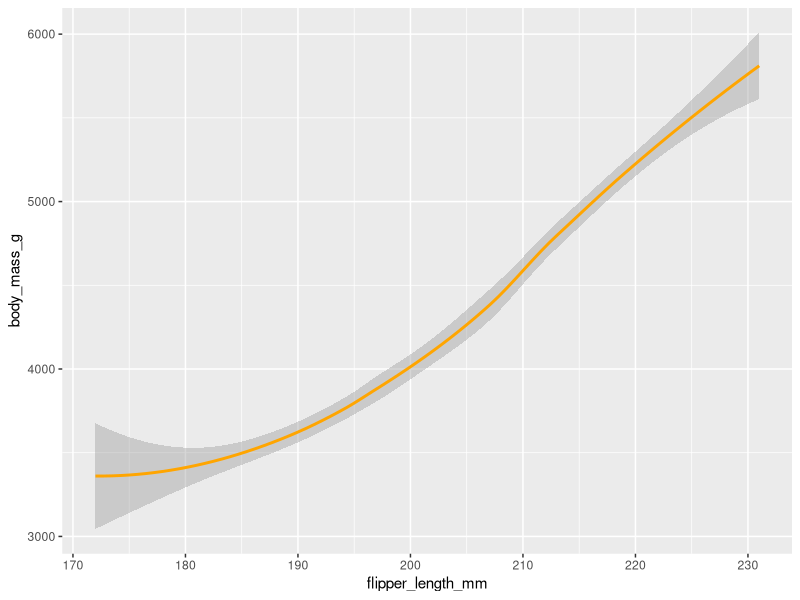
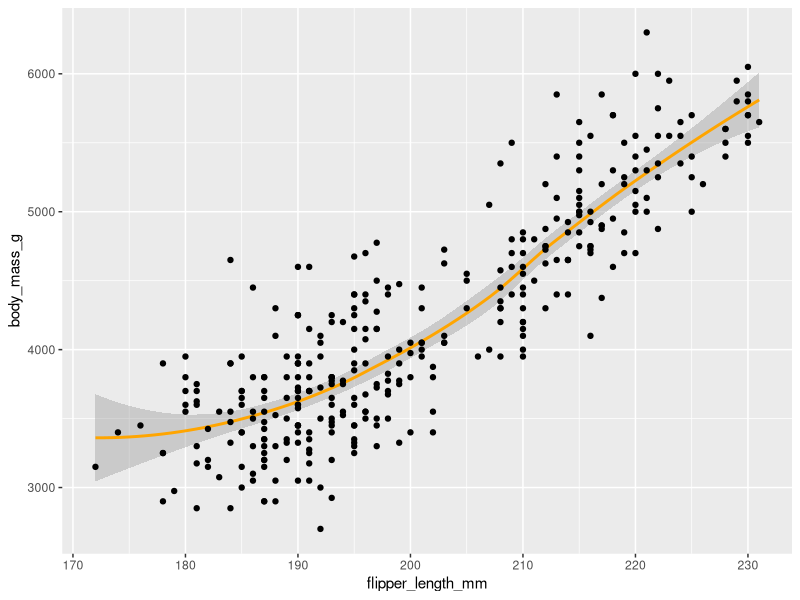
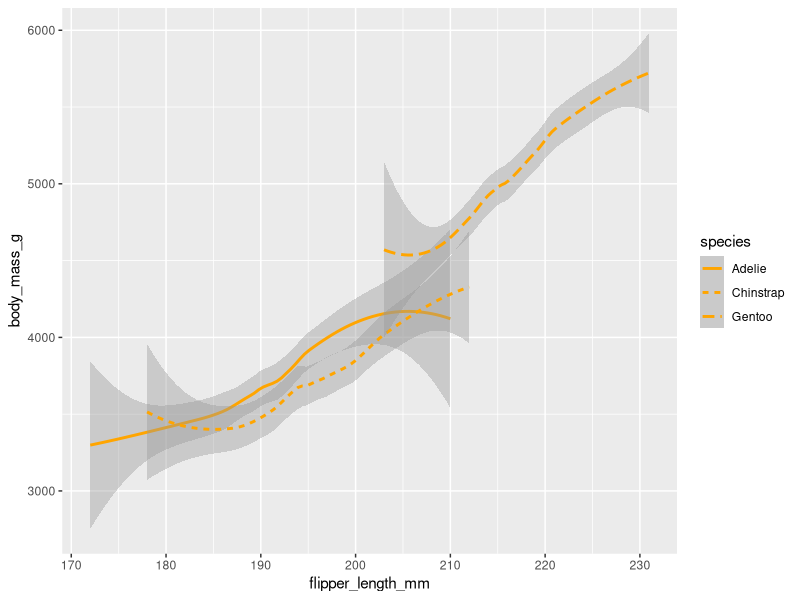
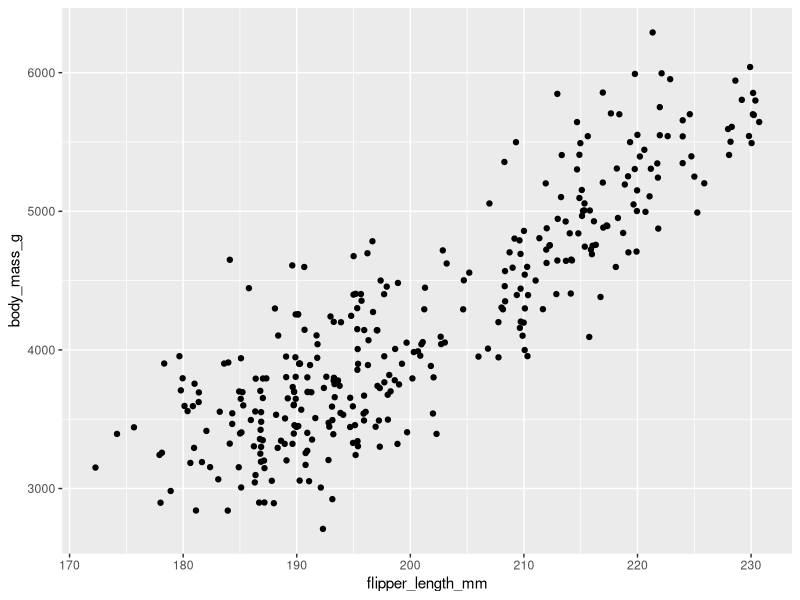
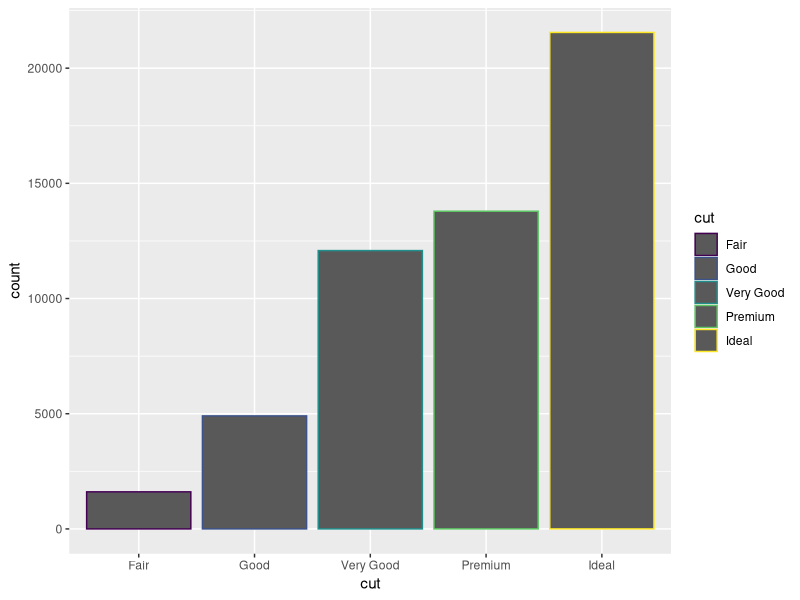
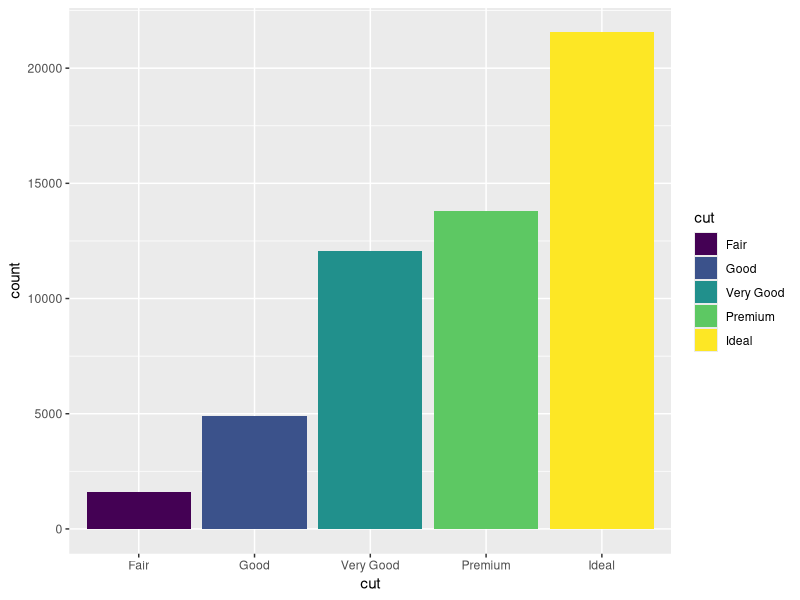
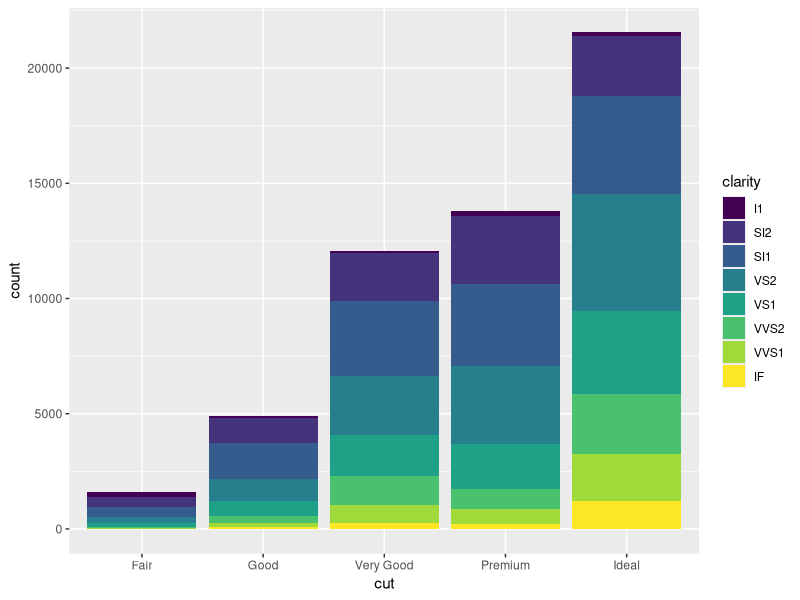
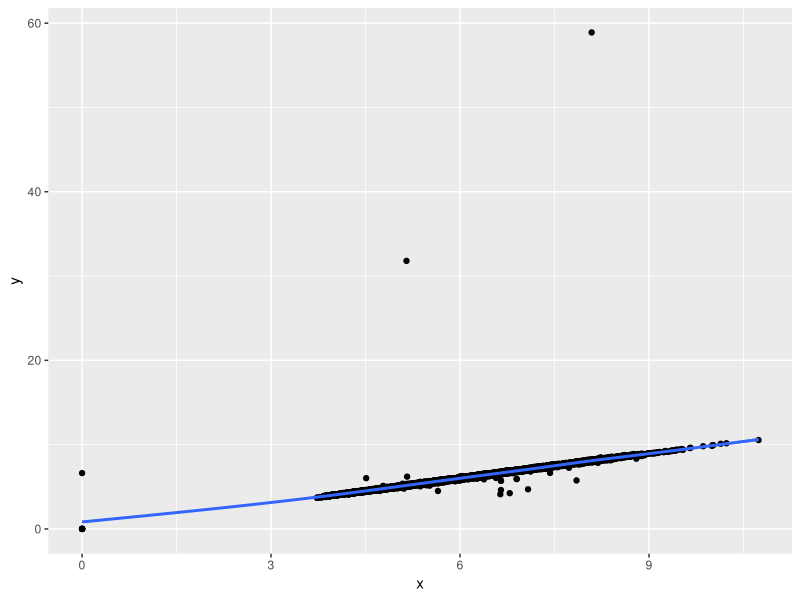

Here is the R script that generated these plots, in order:
library(tidyverse)
library(palmerpenguins)

# Changing geom

ggplot(data = penguins) +
  geom_smooth(mapping =aes(x = flipper_length_mm,y = body_mass_g),color = "orange")

# adding another geom

ggplot(data = penguins) +
  geom_smooth(mapping =aes(x = flipper_length_mm,y = body_mass_g),color = "orange") + 
  geom_point(mapping =aes(x = flipper_length_mm,y = body_mass_g))
             
# alloting different line type for each species

ggplot(data = penguins) +
  geom_smooth(mapping =aes(x = flipper_length_mm,y = body_mass_g,linetype= species),color = "orange")

# geom jitter

ggplot(data = penguins) +
  geom_jitter(mapping = aes(x = flipper_length_mm,y = body_mass_g))



# Diamonds Datasets

data("diamonds")

ggplot(data = diamonds)+ geom_bar(mapping = aes(x=cut,color = cut))

# filling colors

ggplot(data = diamonds)+ geom_bar(mapping = aes(x=cut,fill = cut))

# filling clarity

ggplot(data = diamonds)+ geom_bar(mapping = aes(x=cut,fill = clarity))

#another way to write code for ggplot

ggplot(data = diamonds, aes(x= x,y= y))+geom_point()+geom_smooth()

# with penguins datasset

ggplot(data = penguins, aes(x= flipper_length_mm,y= body_mass_g))+geom_point()+geom_smooth()
